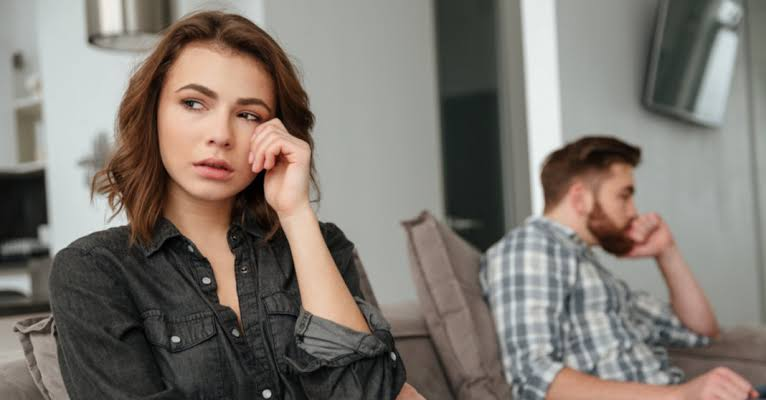
#> input picture Fotos/imagem3.jpg, 766 x 400 px, found by its file name
$ python face_cascade.py
#> lines starting #> are read from the running program, lines starting #| are printed output that depends on the picture; after the words box and inside, x2 and y2 are one past the last pixel; in counts of white or black regions, pixels touching at a corner belong together
import cv2 as cv
import numpy as np

# Cor do retangulo do rosto
red = (0, 0, 255)

# Carregar os classificadores HaarCascade para rosto
carregaAlgoritimo = cv.CascadeClassifier(cv.data.haarcascades + 'haarcascade_frontalface_default.xml')

# Carregando a imagem
path = 'Fotos/imagem3.jpg'
img = cv.imread(path)
#> img is the input picture: shape (400, 766, 3); mean B, G, R 112.6, 119.7, 126.6

# gray imagem
img_gray = cv.cvtColor(img, cv.COLOR_BGR2GRAY)
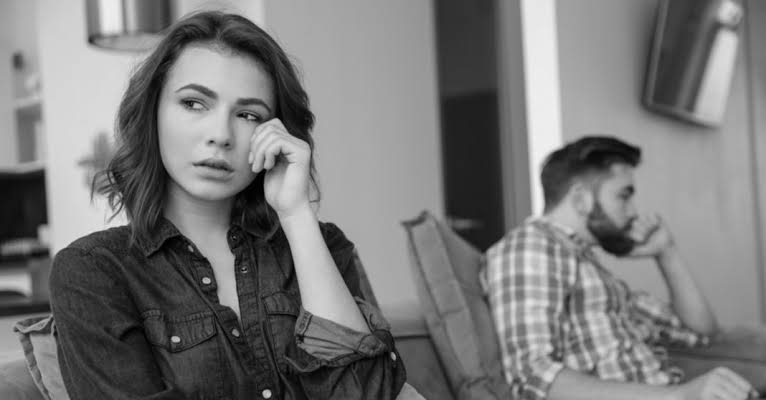
#> img_gray: shape (400, 766); min 0, max 245, mean 121

faces = carregaAlgoritimo.detectMultiScale(img_gray, scaleFactor=1.08, minNeighbors=4, minSize=(35,35))
#> faces = [[144, 48, 152, 152]]
print(faces)
#| [[144  48 152 152]]

for (x, y, l, a) in faces:
    cv.rectangle(img, (x, y), (x + l, y + a), red, 2)
#> this loop made 1 pass
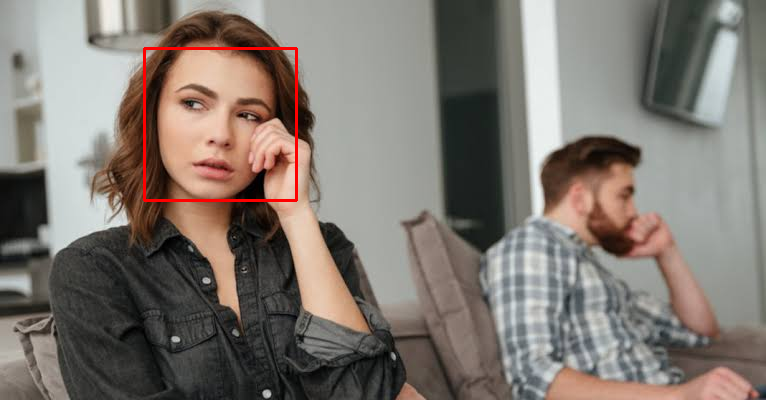
#> img: shape (400, 766, 3); 0.59% of pixels changed, all inside (x1, y1, x2, y2) = (143, 47, 298, 202)

# Show the image
cv.imshow('faces', img)
cv.waitKey(0)
cv.destroyAllWindows()

$ run again, with Fotos/imagem1.jpg copied over Fotos/imagem3.jpg
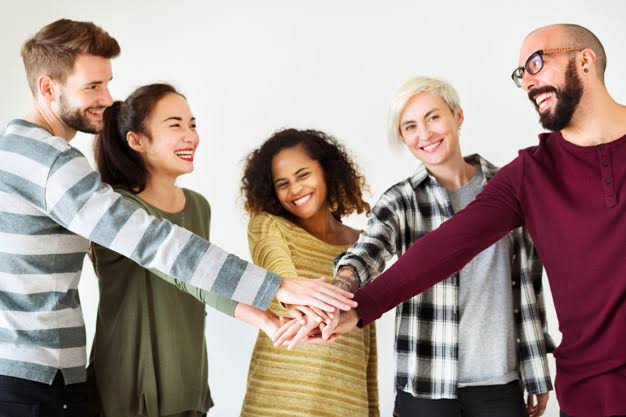
#> input picture Fotos/imagem1.jpg, 626 x 417 px, found by its file name
#> img is the input picture: shape (417, 626, 3); mean B, G, R 142.2, 148.5, 166.3
#> `img_gray = cv.cvtColor(img, cv.COLOR_BGR2GRAY)`:
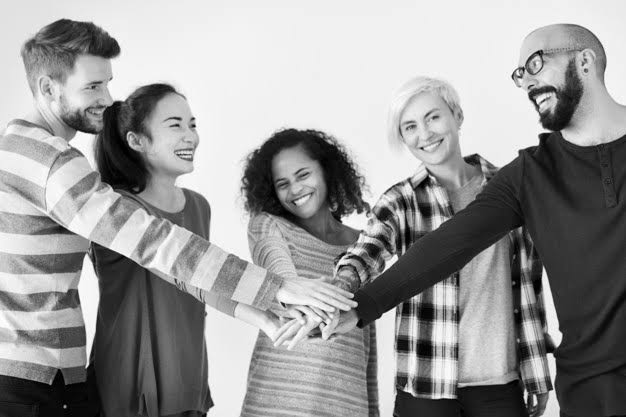
#> img_gray: shape (417, 626); min 0, max 255, mean 153.1
#> faces = [[148, 97, 73, 73], [263, 154, 60, 60]]
#| [[148  97  73  73]
#|  [263 154  60  60]]
#> the loop `for (x, y, l, a) in faces:` made 2 passes
#> after the loop `for (x, y, l, a) in faces:`:
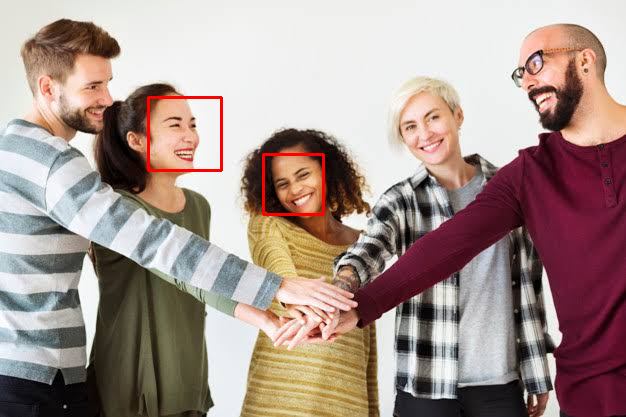
#> img: shape (417, 626, 3); 0.61% of pixels changed, all inside (x1, y1, x2, y2) = (147, 96, 325, 216)

$ run again, with Fotos/imagem2.jpg copied over Fotos/imagem3.jpg
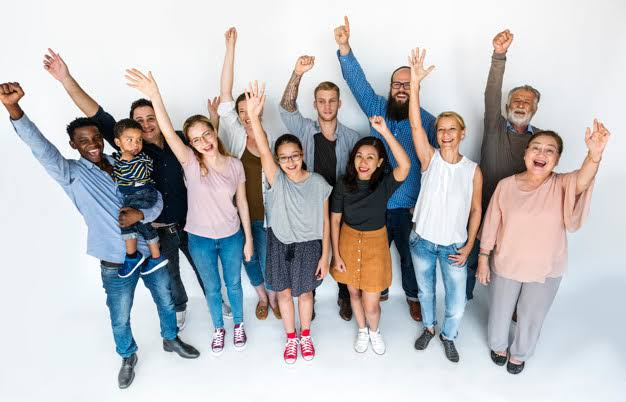
#> input picture Fotos/imagem2.jpg, 626 x 402 px, found by its file name
#> img is the input picture: shape (402, 626, 3); mean B, G, R 191.5, 188.9, 190.1
#> `img_gray = cv.cvtColor(img, cv.COLOR_BGR2GRAY)`:
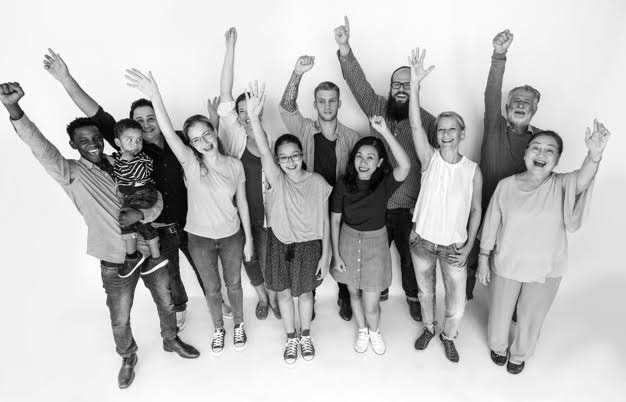
#> img_gray: shape (402, 626); min 0, max 255, mean 189.6
#> faces = [[306, 85, 42, 42], [428, 116, 37, 37], [520, 134, 43, 43], [272, 143, 36, 36], [348, 144, 36, 36]]
#| [[306  85  42  42]
#|  [428 116  37  37]
#|  [520 134  43  43]
#|  [272 143  36  36]
#|  [348 144  36  36]]
#> the loop `for (x, y, l, a) in faces:` made 5 passes
#> after the loop `for (x, y, l, a) in faces:`:
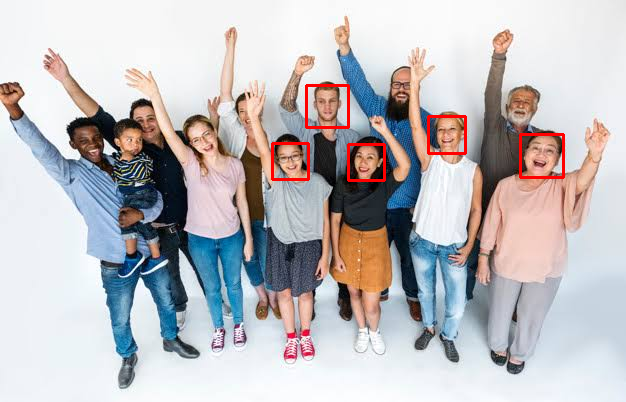
#> img: shape (402, 626, 3); 0.92% of pixels changed, all inside (x1, y1, x2, y2) = (271, 84, 565, 182)

$ run again, with Fotos/imagem4.jpg copied over Fotos/imagem3.jpg
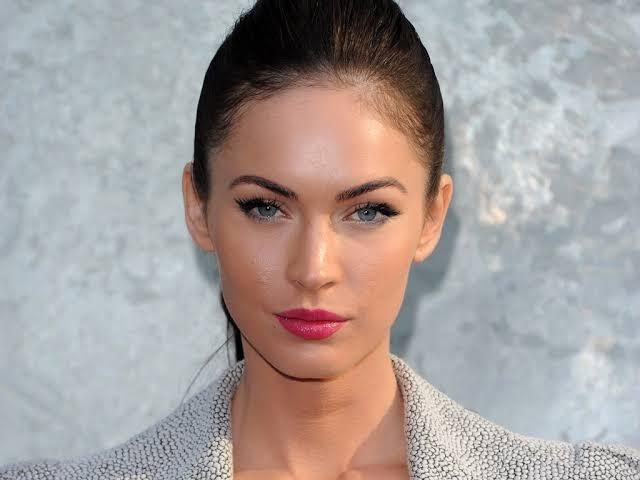
#> input picture Fotos/imagem4.jpg, 640 x 480 px, found by its file name
#> img is the input picture: shape (480, 640, 3); mean B, G, R 155.7, 158.5, 167.2
#> `img_gray = cv.cvtColor(img, cv.COLOR_BGR2GRAY)`:
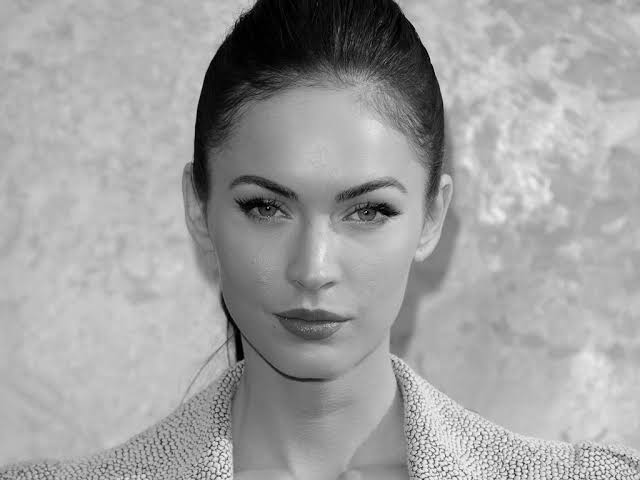
#> img_gray: shape (480, 640); min 0, max 255, mean 160.7
#> faces = [[171, 98, 291, 291]]
#| [[171  98 291 291]]
#> the loop `for (x, y, l, a) in faces:` made 1 pass
#> after the loop `for (x, y, l, a) in faces:`:
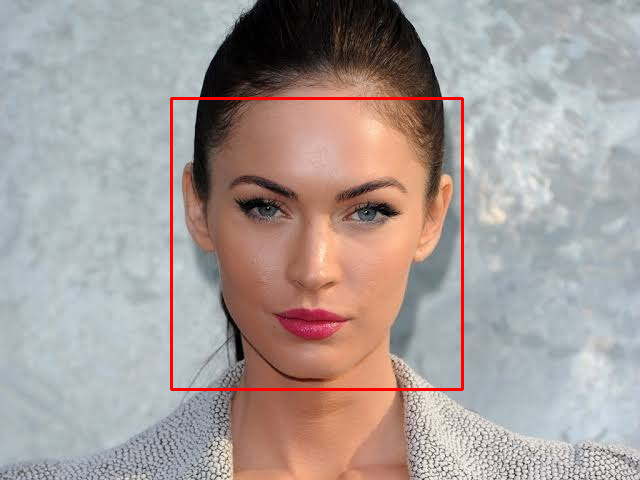
#> img: shape (480, 640, 3); 1.14% of pixels changed, all inside (x1, y1, x2, y2) = (170, 97, 464, 391)
